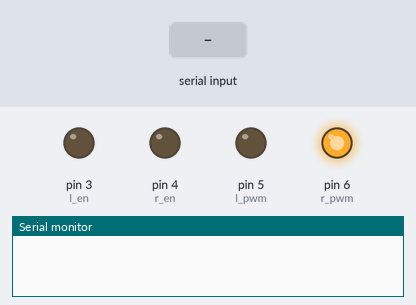
Recording of a sketch running on a simulated Arduino Uno, built with avr-gcc and run on an emulated ATmega328P. On the bench: output pins drawn as LEDs (lit = HIGH), the last lines printed to the serial monitor. The test bench sets the inputs (shaded band).

Above: at 1.2 s.
1.3 s: "F" received over Serial
At 1.8 s:
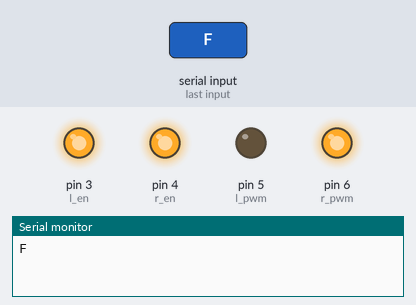
2.8 s: "B" received over Serial
At 4.2 s:
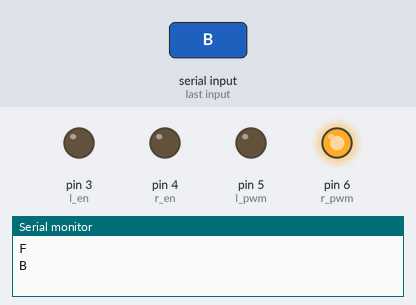
Timing chart, 0 to 5.8 s (numbered marks = the images above; inputs shaded):
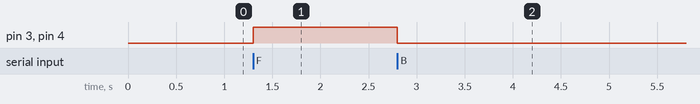

The sketch:

without_speed_control.ino
```cpp
const int l_en = 3;
const int r_en = 4;
const int l_pwm = 5;
const int r_pwm = 6;
char msg;
void setup() {
  pinMode(l_en, OUTPUT);
  pinMode(r_en, OUTPUT);
  pinMode(l_pwm, OUTPUT);
  pinMode(r_pwm, OUTPUT);

  digitalWrite(l_pwm, LOW);
  digitalWrite(r_pwm, HIGH);

  Serial.begin(9600);
}

void loop() {
  if (Serial.available()) {
    msg = Serial.read();
    if (msg != 'S')
      Serial.println(msg);
    if (msg == 'F') {
      digitalWrite(l_en, HIGH);
      digitalWrite(r_en, HIGH);
    }
    if (msg == 'B') {
      digitalWrite(l_en, LOW);
      digitalWrite(r_en, LOW);
    }
  }
}
```

Measured:
- after the input at 1.3 s, pin 3 (l_en), pin 4 (r_en): LOW → HIGH at once
- after the input at 2.8 s, pin 3 (l_en), pin 4 (r_en): HIGH → LOW at once
